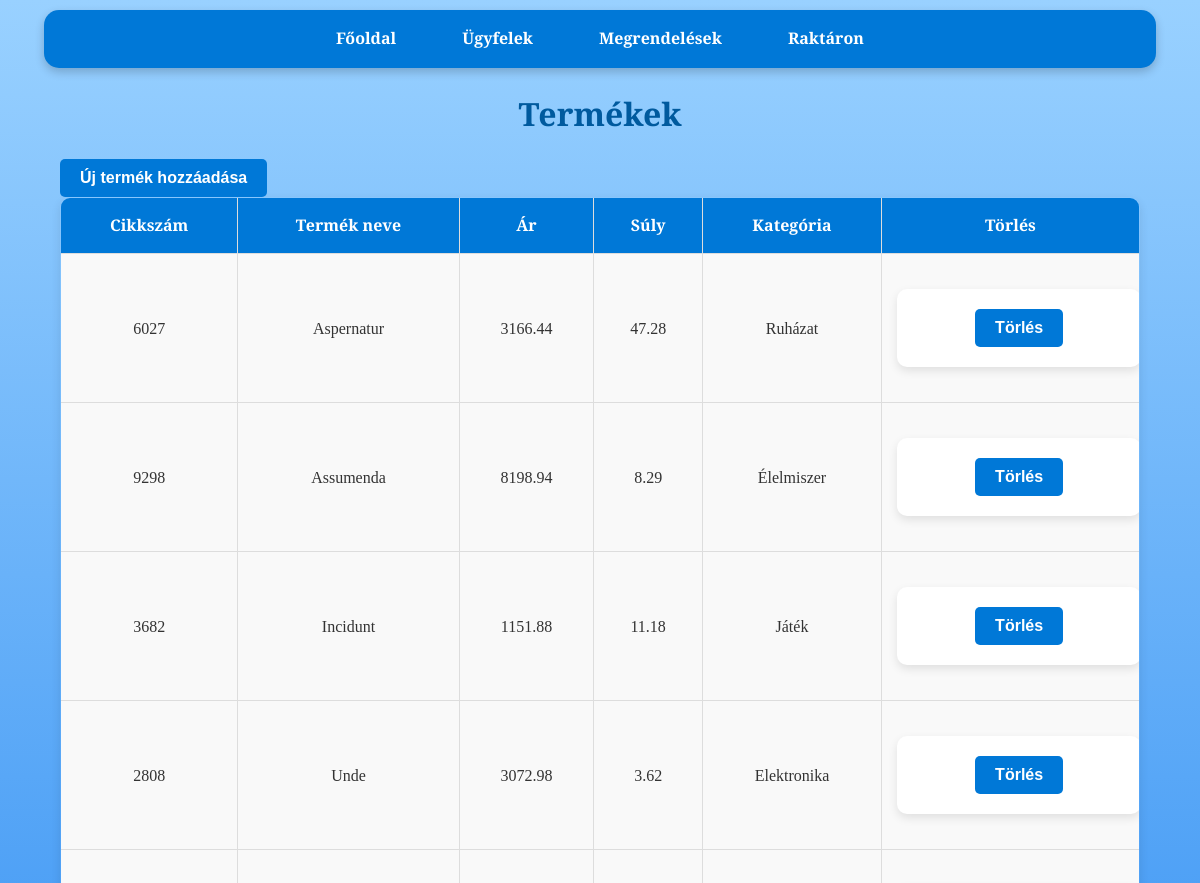
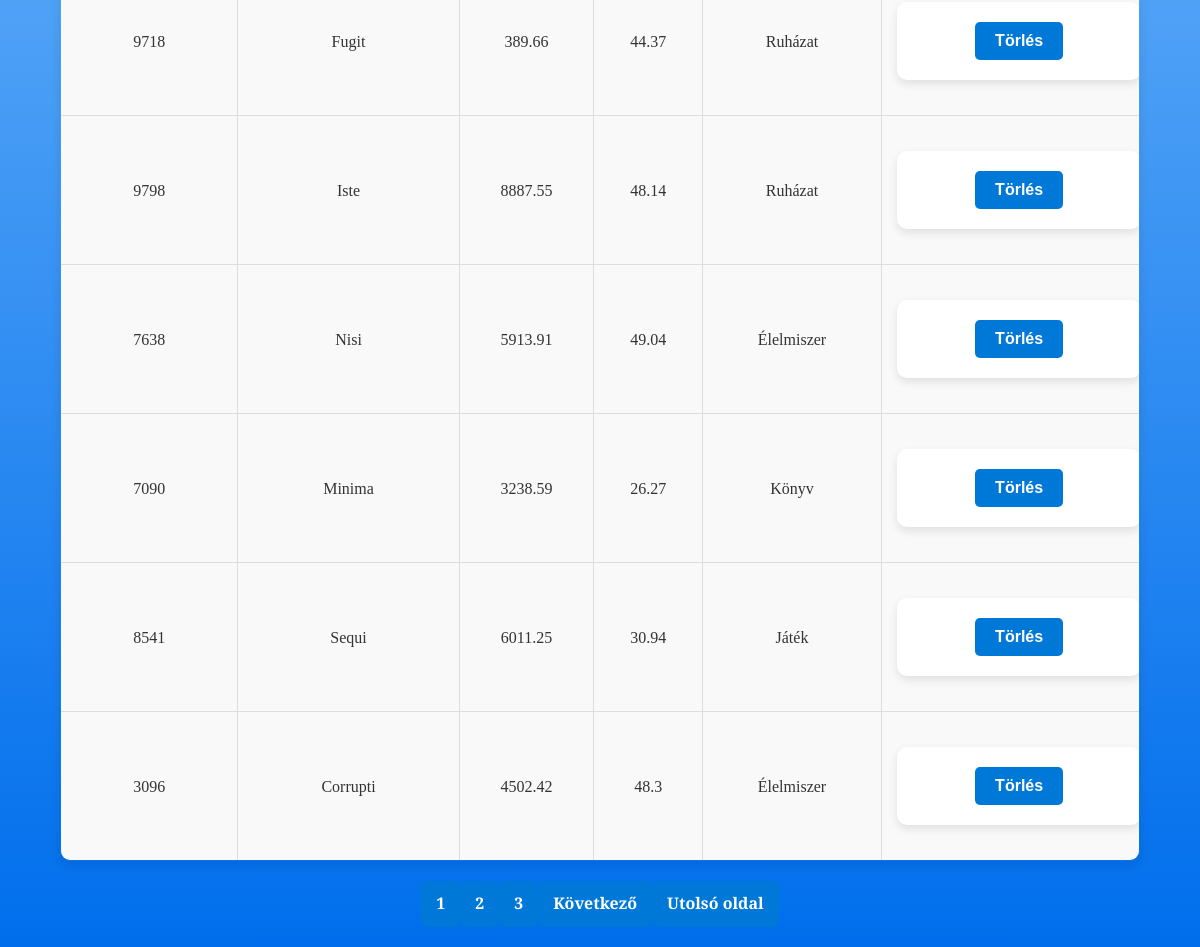
Page /products on the committed database (2 pictures, top to bottom).
### tables this page shows
CREATE TABLE products (
                    id INTEGER PRIMARY KEY,
                    cikkszam TEXT UNIQUE,
                    nev TEXT,
                    ar REAL,
                    suly REAL,
                    kategoria TEXT);

### app.py (the view)
@app.route('/products')
def products():
    per_page = 10  # Egy oldalon megjelenő elemek száma
    page = int(request.args.get('page', 1))  # Az aktuális oldal lekérése (alapértelmezett: 1)
    offset = (page - 1) * per_page  # Az eltolás számítása
    conn = get_db_connection()
    products = conn.execute(
        'SELECT * FROM products LIMIT ? OFFSET ?', (per_page, offset)
    ).fetchall()
    total_products = conn.execute('SELECT COUNT(*) FROM products').fetchone()[0]
    conn.close()
    total_pages = (total_products + per_page - 1) // per_page  # Összes oldal száma
    start_page = max(1, page - 2)  # Az aktuális oldalhoz képest 2-vel hátrébb
    end_page = min(total_pages, page + 2)  # Az aktuális oldalhoz képest 2-vel előrébb
    return render_template(
        'products.html',
        products=products,
        page=page,
        total_pages=total_pages,
        start_page=start_page,
        end_page=end_page
    )

### app.py (called while the page is built)
def get_db_connection():
    conn = sqlite3.connect('database.db')
    conn.row_factory = sqlite3.Row
    return conn

### templates/products.html (shortened to what this page needs)
<!DOCTYPE html>
<html lang="hu">
<head>
    <link rel="stylesheet" href="{{ url_for('static', filename='css/style.css') }}">
</head>
<body>
    <nav>
        <a href="{{ url_for('index') }}">Főoldal</a>
        <a href="{{ url_for('customers') }}">Ügyfelek</a>
        <a href="{{ url_for('orders') }}">Megrendelések</a>
        <a href="{{ url_for('stock') }}">Raktáron</a>
    </nav>
    <h1>Termékek</h1>
    <div class="container">
        <a href="{{ url_for('add_product') }}">
            <button>Új termék hozzáadása</button>
        </a>
        <table>
            <thead>
                <tr>
                    <th>Cikkszám</th>
                    <th>Termék neve</th>
                    <th>Ár</th>
                    <th>Súly</th>
                    <th>Kategória</th>
                    <th>Törlés</th>
                </tr>
            </thead>
            <tbody>
                {% for product in products %}
                <tr>
                    <td>{{ product.cikkszam }}</td>
                    <td>{{ product.nev }}</td>
                    <td>{{ product.ar }}</td>
                    <td>{{ product.suly }}</td>
                    <td>{{ product.kategoria }}</td>
                    <td>
                        <form action="{{ url_for('delete_product', product_id=product.id) }}" method="post">
                            <button type="submit">Törlés</button>
                        </form>
                    </td>
                </tr>
                {% endfor %}
            </tbody>
        </table>
    </div>
<div class="pagination">
    {% for p in range(start_page, end_page + 1) %}
        <a href="{{ url_for('products', page=p) }}" class="{% if p == page %}active{% endif %}">{{ p }}</a>
    {% endfor %}
    {% if page < total_pages %}
        <a href="{{ url_for('products', page=page+1) }}">Következő</a>
        <a href="{{ url_for('products', page=total_pages) }}">Utolsó oldal</a>
    {% endif %}
</div>
</body>
</html>

### static/css/style.css (style rules this page uses)
body { font-family: 'Merriweather', serif; margin: 0; padding: 0; background: linear-gradient(to bottom, #99d1ff, #006eec); background-attachment: fixed; background-size: cover; color: #333; line-height: 1.6; }
body::before { content: ''; position: fixed; top: 0; left: 0; width: 100%; height: 100%; background-image: url('https://www.transparenttextures.com/patterns/cubes.png'); opacity: 0.4; z-index: -1; pointer-events: none; }
nav { background-color: #0078D7; color: #fff; padding: 1rem; margin: 10px auto; width: 90%; max-width: 1200px; border-radius: 15px; box-shadow: 0 4px 10px rgba(0, 0, 0, 0.2); text-align: center; }
nav a { color: white; text-decoration: none; margin: 0 15px; font-weight: bold; padding: 0.5rem 1rem; border-radius: 5px; transition: background-color 0.3s ease; }
h1 { text-align: center; margin: 20px 0; color: #005a9e; font-weight: 700; }
form { width: 90%; max-width: 600px; margin: 20px auto; background: white; padding: 20px; border-radius: 10px; box-shadow: 0 4px 10px rgba(0, 0, 0, 0.1); }
button { background-color: #0078D7; color: white; border: none; padding: 10px 20px; border-radius: 5px; font-weight: bold; cursor: pointer; font-size: 1rem; transition: background-color 0.3s ease; text-decoration: none; }
.container { width: 90%; margin: 20px auto; }
table { width: 100%; border-collapse: collapse; border-radius: 10px; overflow: hidden; box-shadow: 0 4px 10px rgba(0, 0, 0, 0.1); }
table, th, td { border: 1px solid #ddd; }
th { background-color: #0078D7; color: white; font-weight: bold; padding: 15px; }
td { padding: 15px; text-align: center; background-color: #f9f9f9; }
.pagination { display: flex; justify-content: center; align-items: center; margin: 20px 0; list-style-type: none; padding: 0; }
.pagination a { display: inline-block; padding: 10px 15px; text-decoration: none; background-color: #0078D7; color: white; font-weight: bold; border-radius: 5px; transition: background-color 0.3s ease; font-size: 1rem; }

### rows in the picture
products: cikkszam "6027", nev "Aspernatur", ar "3166.44", suly "47.28", kategoria "Ruházat"
products: cikkszam "9298", nev "Assumenda", ar "8198.94", suly "8.29", kategoria "Élelmiszer"
products: cikkszam "3682", nev "Incidunt", ar "1151.88", suly "11.18", kategoria "Játék"
products: cikkszam "2808", nev "Unde", ar "3072.98", suly "3.62", kategoria "Elektronika"
products: cikkszam "9718", nev "Fugit", ar "389.66", suly "44.37", kategoria "Ruházat"
products: cikkszam "9798", nev "Iste", ar "8887.55", suly "48.14", kategoria "Ruházat"
products: cikkszam "7638", nev "Nisi", ar "5913.91", suly "49.04", kategoria "Élelmiszer"
products: cikkszam "7090", nev "Minima", ar "3238.59", suly "26.27", kategoria "Könyv"
products: cikkszam "8541", nev "Sequi", ar "6011.25", suly "30.94", kategoria "Játék"
products: cikkszam "3096", nev "Corrupti", ar "4502.42", suly "48.3", kategoria "Élelmiszer"

### other values in the picture
{{ p }} "1" "2" "3"
